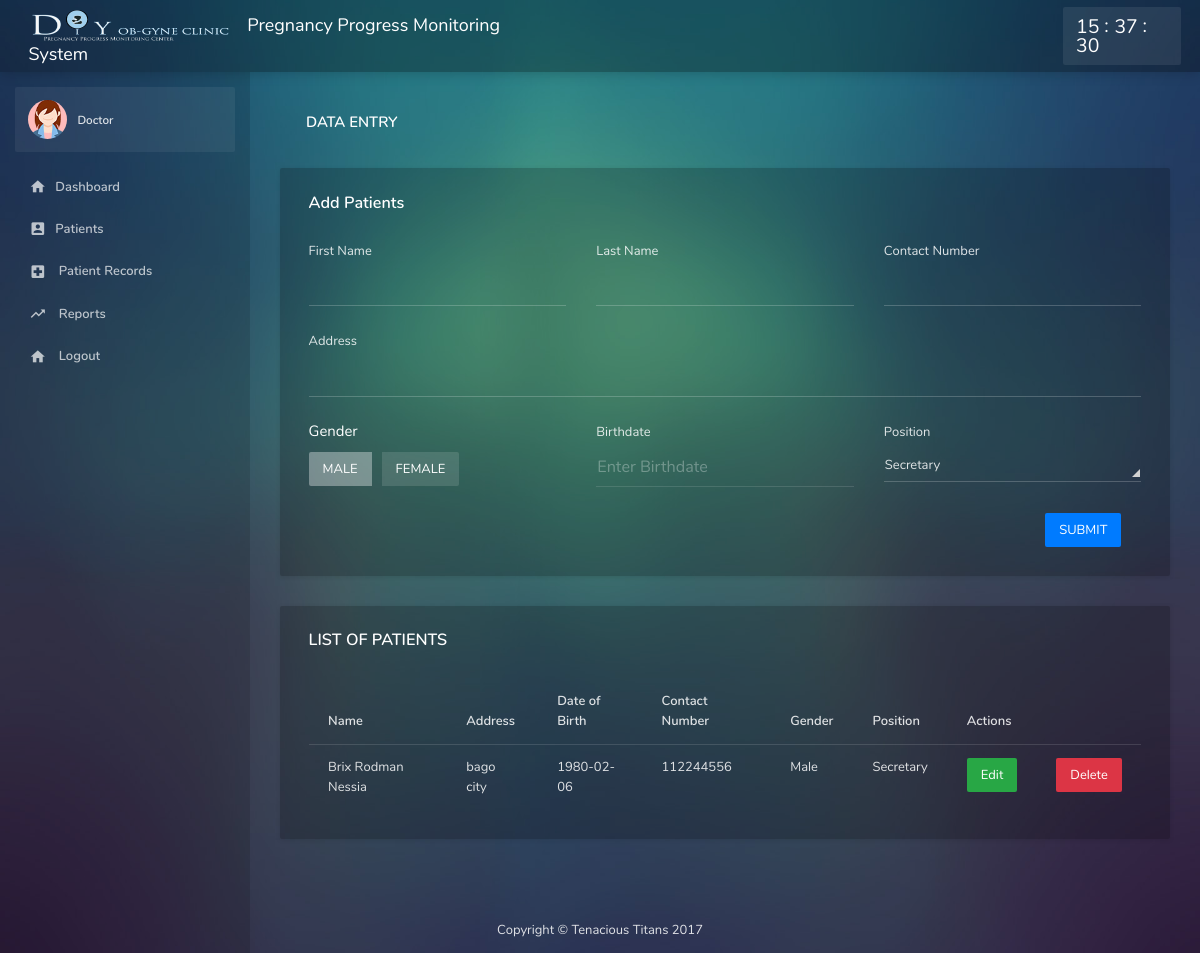
The app's page /doctor/DataEntry-Staff.php (signed in) with its own data.
### tables this page shows
CREATE TABLE `staff` (
  `staff_ID` int(5) NOT NULL AUTO_INCREMENT,
  `staff_fname` varchar(15) NOT NULL,
  `staff_lname` varchar(15) NOT NULL,
  `staff_contactNumber` int(12) NOT NULL,
  `staff_address` varchar(30) NOT NULL,
  `staff_gender` varchar(10) NOT NULL,
  `staff_bdate` date NOT NULL,
  `staff_position` varchar(10) NOT NULL,
  PRIMARY KEY (`staff_ID`)
);

### doctor/DataEntry-Staff.php (the view, shortened to what this page needs)
<?php include("includes/header.php"); ?>
<?php include("includes/sidebar.php"); ?>
            <section class="content">
                <div class="content__inner">
                    <header class="content__title">
                        <h1>Data Entry</h1>
                    </header>
                    <div class="card">
                        <div class="card-body">
                            <h4 class="card-title">Add Patients</h4>
                            <form method="POST" action="actions/staffAction.php">
                            <div class="row">
                                <div class="col-sm-4">
                                    <div class="form-group">
                                        <label>First Name</label>
                                        <input type="text" name="staff_fname" class="form-control form-control-lg">
                                    </div>
                                </div>
                                <div class="col-sm-4">
                                    <div class="form-group">
                                        <label>Last Name</label>
                                        <input type="text" name="staff_lname" class="form-control form-control-lg">
                                    </div>
                                </div>
                                <div class="col-sm-4">
                                    <div class="form-group">
                                        <label>Contact Number</label>
                                        <input type="number" name="staff_contact" class="form-control form-control-lg">
                                    </div>
                                </div>
                                <div class="col-sm-12">
                                    <div class="form-group">
                                        <label>Address</label>
                                        <input type="text" name="staff_address" class="form-control form-control-lg">
                                    </div>
                                </div>
                            </div>
                            <div class="row">
                                <div class="col-sm-4">
                                    <h3 class="card-body__title">Gender</h3>
                                        <div class="btn-group" data-toggle="buttons">
                                            <label class="btn btn-light active">
                                                <input type="radio" name="staff_gender" id="CYTOKERATINa" value ="Male" autocomplete="off">MALE
                                            </label>
                                            <label class="btn btn-light" style="margin-left:10px;">
                                                <input type="radio" name="staff_gender" id="CYTOKERATINb" value ="Female" autocomplete="off">FEMALE</label>
                                        </div>
                                </div>
                                <div class="col-sm-4">
                                    <div class="form-group">
                                        <label>Birthdate</label>
                                            <input type="text"  name="staff_bdate" class="form-control form-control-lg date-picker" placeholder="Enter Birthdate">
                                    </div>
                                </div>
                                <div class="col-md-4">
                                    <div class="form-group">
                                        <label>Position</label>
                                    </div>
                                </div>
                            </div>
                            <div class="row" style="float:right; margin-right:20px;">
                                <button type="submit" name="sAdd" class="btn btn-primary" >SUBMIT</button>
                            </div>
                        </form>
                        </div>
                    </div>
            <div class="card">
                <div class="card-body">
                    <h4 class="card-title">LIST OF PATIENTS</h4>
                    <div class="row">
                        <div class="col-md-12">
                            <div class="table-responsive">
                                <table class="table mb-0">
                                    <thead>
                                        <tr>
                                            <th>Name</th>
                                            <th>Address</th>
                                            <th>Date of Birth</th>
                                            <th>Contact Number</th>
                                            <th>Gender</th>
                                            <th>Position</th>
                                            <th>Actions</th>
                                        </tr>
                                    </thead>
                                    <tbody>
                        <?php
                        include "dbconnect.php";
                        $sta = mysqli_query($connect,"SELECT * FROM staff") or die(mysqli_error());
                          while ($staff = mysqli_fetch_array($sta)){ ?>
                        <tr>
                                <td><?php echo $staff['staff_fname'] ." ". $staff['staff_lname'];?></td>
                                <td><?php echo $staff['staff_address'];?></td>
                                <td><?php echo $staff['staff_bdate'];?></td>
                                <td><?php echo $staff['staff_contactNumber'];?></td>
                                <td><?php echo $staff['staff_gender'];?></td>
                                <td><?php echo $staff['staff_position'];?></td>
                                <td><button type="button" data-toggle="modal" data-target="#staffEdit-<?php echo $staff['staff_ID'];?>" class="btn btn-success">Edit</button>
                                            </div>
                                        </div>
                                    </div>
                                </div></td>
                                <td> <form method="post" action="actions/deleteStaff.php">
                                    <button type="submit" name="sdel" class="btn btn-danger">Delete</button></form></td>
                        <?php } ?>
                                </div>
                            </div>
        </section>
    </main>
    <?php include("includes/footer.php"); ?>
    </body>
</html>

### records on screen
staff: staff_fname "Brix Rodman", staff_lname "Nessia", staff_address "bago city", staff_bdate "1980-02-06", staff_contactNumber "112244556", staff_gender "Male", staff_position "Secretary"
